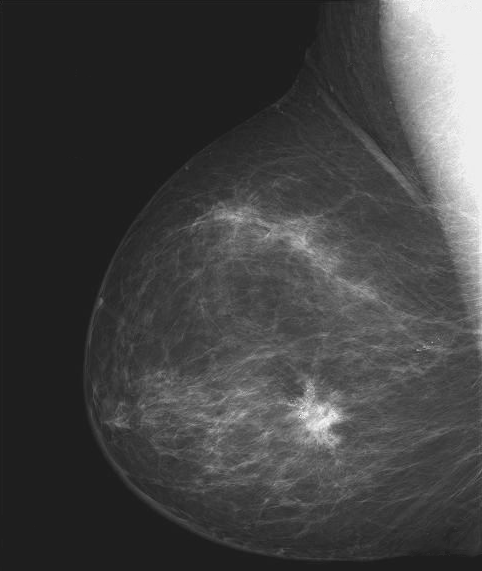
#> input picture images/breastXray.tif, 482 x 571 px
$ jupyter execute --allow-errors Pruebas.ipynb
#> lines starting #> are read from the running program, lines starting #| are printed output that depends on the picture; after the words box and inside, x2 and y2 are one past the last pixel; in counts of white or black regions, pixels touching at a corner belong together; long printed decimals are rounded
[cell 1]
from PIL import Image
import numpy as np
import matplotlib.pyplot as plt
import matplotlib

from skimage import data, util, exposure, color

[cell 2]
file = 'images/breastXray.tif'
img  = Image.open(file)
#> img is the input picture: PIL image 482x571 L; min 21, max 255, mean 66.7
img_np = np.array(img)

#> (the rest of this cell did not finish here and is left out)

[cell 3]
file = 'images/breastXray.tif'
#> file = 'images/breastXray.tif'

img  = Image.open(file)

exposure.is_low_contrast(img,  fraction_threshold=0.2)
#> Out = False

[cell 4]
file = 'images/breastXray.tif'

img  = Image.open(file)
img_np = np.array(img)
img_inv = util.invert(img_np)
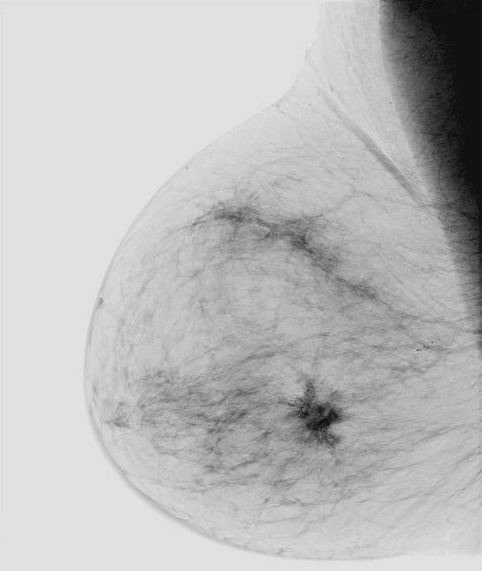
#> img_inv: shape (571, 482); min 0, max 234, mean 188.3
print('Tipo de datos: ', img_np.dtype)
#| Tipo de datos:  uint8
print('Tamaño de imagen (filas, columnas): ', img_np.shape)
#| Tamaño de imagen (filas, columnas):  (571, 482)
print('Númro de píxels: ', img_np.size)
#| Númro de píxels:  275222
print('Imagen: \nValor mínimo: ', img_np.min(), '\tValor máximo: ', img_np.max())
#| Imagen:
#| Valor mínimo:  21 	Valor máximo:  255
print('Imagen inversa: \nValor mínimo: ', img_inv.min(), '\tValor máximo: ', img_inv.max())
#| Imagen inversa:
#| Valor mínimo:  0 	Valor máximo:  234

img_hist, bins = exposure.histogram(img_np, normalize=True)
#> img_hist = 235 values, max 0.341 at index 9, min 0 at index 1, mean 0.00426; bins = 235 values from 21 to 255
img_inv_hist, bins = exposure.histogram(img_inv, normalize=True)
#> img_inv_hist = 235 values, max 0.341 at index 225, min 0 at index 1, mean 0.00426; bins = 235 values from 0 to 234

plt.figure(figsize=(8, 8))

plt.subplot(221)
plt.imshow(img_np, cmap='gray')

plt.subplot(222)
plt.plot(bins, img_hist)
plt.axis([0,255, 0, 1.01*img_hist.max()])
plt.title('Histograma')
plt.xlabel('Valor (intensidad)')
plt.ylabel('Frecuencias relativas')
plt.grid()

plt.subplot(223)
plt.imshow(img_inv, cmap='gray')

plt.subplot(224)
plt.plot(bins, img_inv_hist)
plt.axis([0,255, 0, 1.01*img_hist.max()])
plt.title('Histograma')
plt.xlabel('Valor (intensidad)')
plt.ylabel('Frecuencias relativas')
plt.grid()

plt.tight_layout()
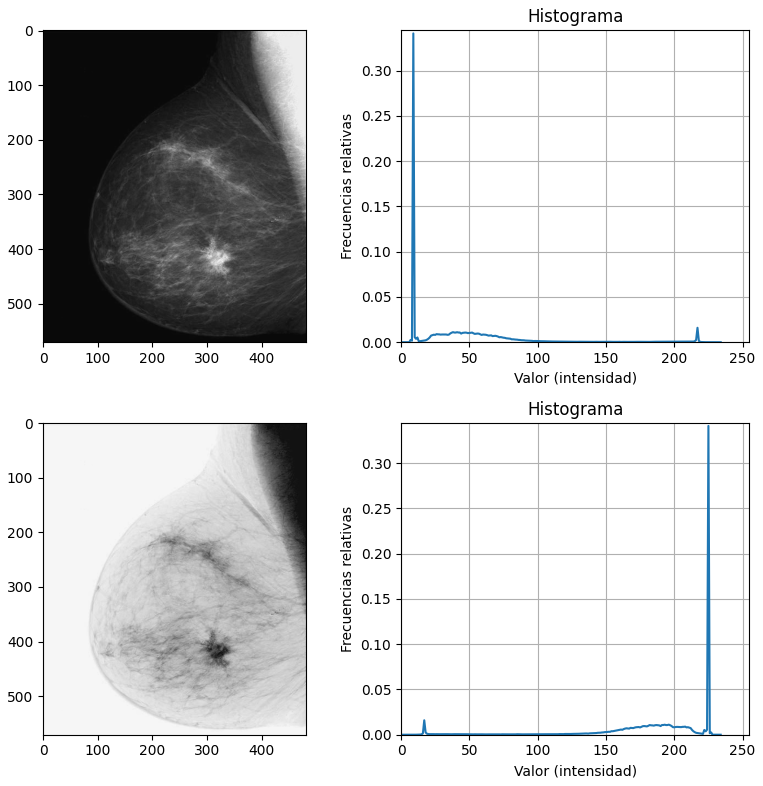
#> figure drawn by matplotlib, 4 panels; panel 2: curve peaks at x = 9, y = 0.341; panel 4: curve peaks at x = 225, y = 0.341

[cell 5]
def transformacionInvertida (file):
#> called with file = 'images/breastXray.tif'
    img  = Image.open(file)
    img_np = np.array(img)
    img_inv = util.invert(img_np)
    print('Tipo de datos: ', img_np.dtype)
#| Tipo de datos:  uint8
    print('Tamaño de imagen (filas, columnas): ', img_np.shape)
#| Tamaño de imagen (filas, columnas):  (571, 482)
    print('Númro de píxels: ', img_np.size)
#| Númro de píxels:  275222
    print('Imagen: \nValor mínimo: ', img_np.min(), '\tValor máximo: ', img_np.max())
#| Imagen:
#| Valor mínimo:  21 	Valor máximo:  255
    print('Imagen inversa: \nValor mínimo: ', img_inv.min(), '\tValor máximo: ', img_inv.max())
#| Imagen inversa:
#| Valor mínimo:  0 	Valor máximo:  234

    img_hist, bins = exposure.histogram(img_np, normalize=True)
#> bins = 235 values from 21 to 255
    img_inv_hist, bins = exposure.histogram(img_inv, normalize=True)
#> bins = 235 values from 0 to 234

    plt.figure(figsize=(8, 8))

    plt.subplot(221)
    plt.imshow(img_np, cmap='gray')

    plt.subplot(222)
    plt.plot(bins, img_hist)
    plt.axis([0,255, 0, 1.01*img_hist.max()])
    plt.title('Histograma')
    plt.xlabel('Valor (intensidad)')
    plt.ylabel('Frecuencias relativas')
    plt.grid()

    plt.subplot(223)
    plt.imshow(img_inv, cmap='gray')

    plt.subplot(224)
    plt.plot(bins, img_inv_hist)
    plt.axis([0,255, 0, 1.01*img_hist.max()])
    plt.title('Histograma')
    plt.xlabel('Valor (intensidad)')
    plt.ylabel('Frecuencias relativas')
    plt.grid()

    plt.tight_layout()

[cell 6]
transformacionInvertida('images/breastXray.tif')

[cell 7]
img  = Image.open('images/washed_pollen.tif')
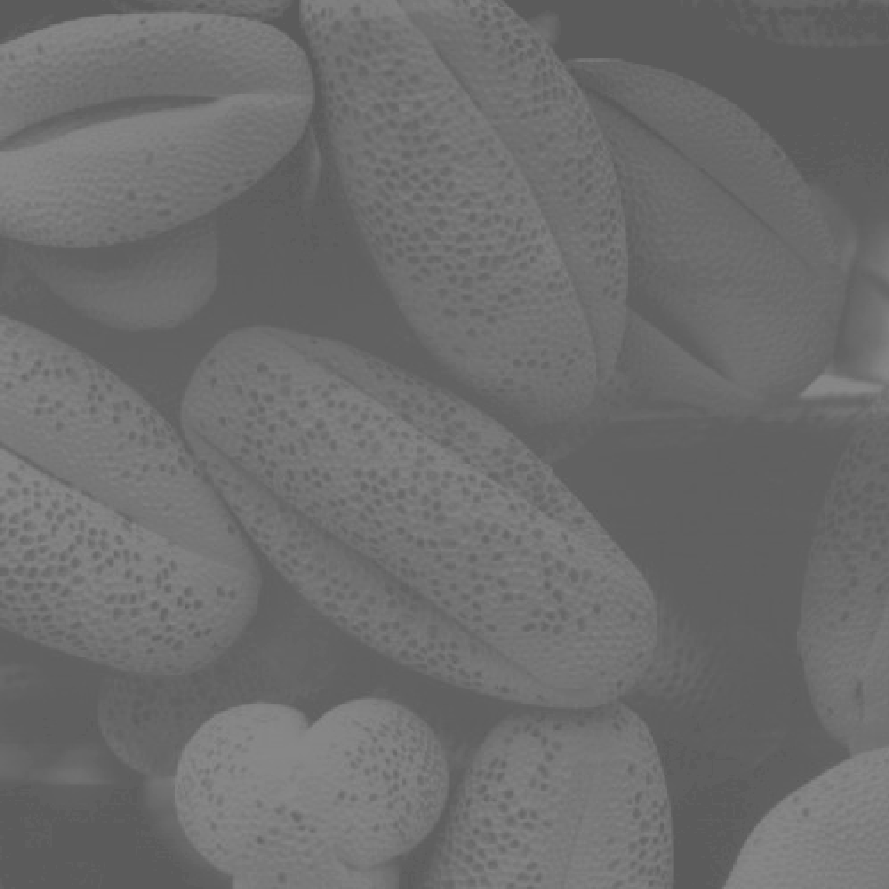
#> input picture images/washed_pollen.tif, 889 x 889 px
#> img is the input picture: PIL image 889x889 L; min 91, max 138, mean 109.1
img_np = np.array(img)

print('Tipo de datos: ', img_np.dtype)
#| Tipo de datos:  uint8
print('Tamaño de imagen (filas, columnas): ', img_np.shape)
#| Tamaño de imagen (filas, columnas):  (889, 889)
print('Número de píxels: ', img_np.size)
#| Número de píxels:  790321
print('Imagen: \nValor mínimo: ', img_np.min(), '\tValor máximo: ', img_np.max())
#| Imagen:
#| Valor mínimo:  91 	Valor máximo:  138
print('Valor mediano: ', img_np.mean())
#| Valor mediano:  109.087

img_hist, bins = exposure.histogram(img_np, normalize=True)
#> img_hist = 48 values, max 0.0762 at index 5, min 0 at index 1, mean 0.0208; bins = 48 values from 91 to 138

plt.figure(figsize=(8, 8))

plt.subplot(221)
plt.imshow(img, cmap='gray')

plt.subplot(222)
plt.plot(bins, img_hist)
plt.axis([0,255, 0, 1.01*img_hist.max()])
plt.title('Histograma')
plt.xlabel('Valor (intensidad)')
plt.ylabel('Frecuencias relativas')
plt.grid()

plt.tight_layout()
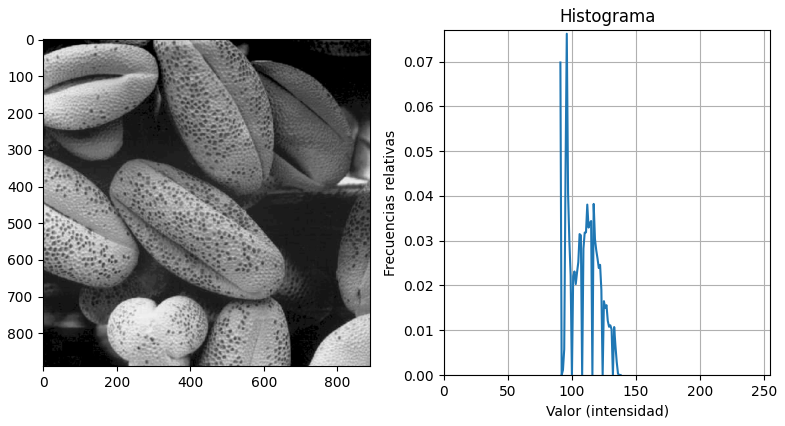
#> figure drawn by matplotlib, 2 panels; panel 2: curve peaks at x = 96, y = 0.0762

[cell 8]
th_0, th_1 = 80, 130

mask = np.logical_and(img_np > th_0, img_np < th_1)
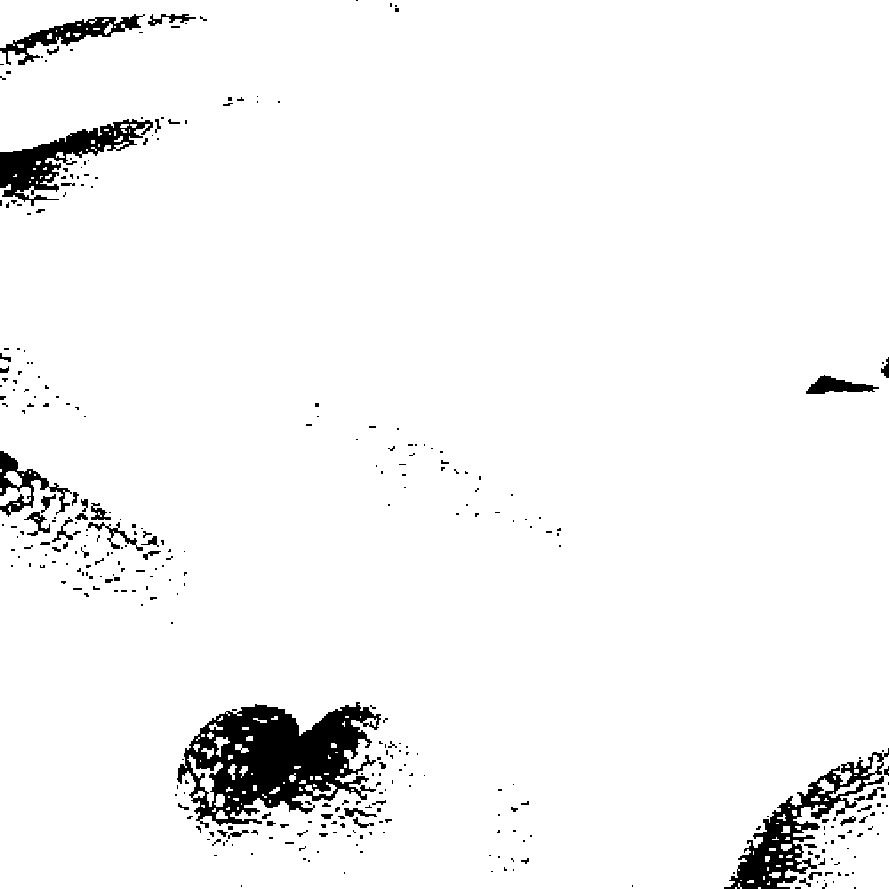
#> mask: shape (889, 889) bool; 95.8% white; 355 black regions (283 under 20 px), largest, box (x1, y1, x2, y2) and area: (177, 702, 381, 828) 13712, (724, 748, 889, 889) 5411, (0, 119, 153, 206) 4203

img_seg = img_np*mask

plt.figure(figsize=(8, 8))

plt.subplot(221)
plt.imshow(mask, cmap='gray')

plt.subplot(222)
plt.imshow(img_seg, cmap='gray')

[cell 9]
img  = Image.open('images/skeleton.tif')
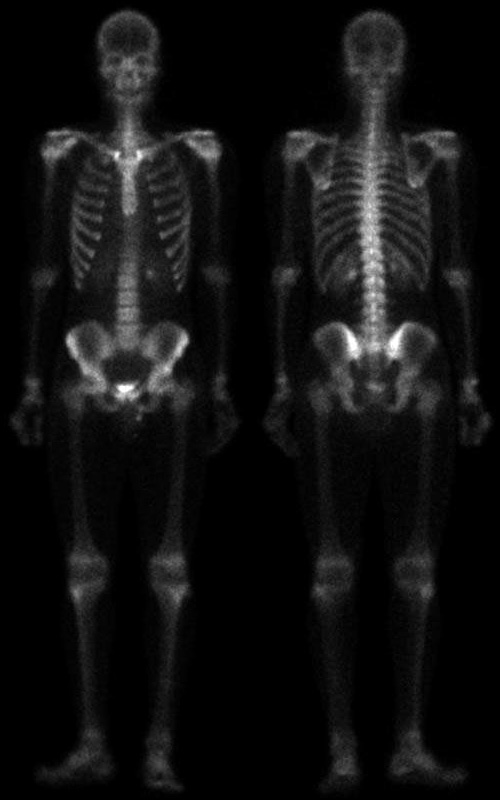
#> input picture images/skeleton.tif, 500 x 800 px
#> img is the input picture: PIL image 500x800 L; min 0, max 255, mean 17.2
img_np = np.array(img, dtype = 'uint8') #Lo convertimos a numPy y mantenemos 8 bits por pixel de enteros, si fueramos a trabajar con cálculos pasaríamos a flotante.
type(img_np) #Aquí ya vemos que es una imagen numpy


print('Tipo de datos: ', img_np.dtype)
#| Tipo de datos:  uint8
print('Tamaño de imagen (filas, columnas): ', img_np.shape)
#| Tamaño de imagen (filas, columnas):  (800, 500)
print('Número de píxels: ', img_np.size)
#| Número de píxels:  400000
print('Imagen: \nValor mínimo: ', img_np.min(), '\tValor máximo: ', img_np.max())
#| Imagen:
#| Valor mínimo:  0 	Valor máximo:  255
print('Valor mediano: ', img_np.mean())
#| Valor mediano:  17.221

img_hist, bins = exposure.histogram(img_np, normalize=True)
#> img_hist = 256 values, max 0.412 at index 0, min 2.5e-06 at index 232, mean 0.00391; bins = 256 values from 0 to 255

plt.figure(figsize=(8, 8))

plt.subplot(221)
plt.imshow(img, cmap='gray')

plt.subplot(222)
plt.plot(bins, img_hist)
plt.axis([0,255, 0, 1.01*img_hist.max()])
plt.title('Histograma')
plt.xlabel('Valor (intensidad)')
plt.ylabel('Frecuencias relativas')
plt.grid()

plt.tight_layout()
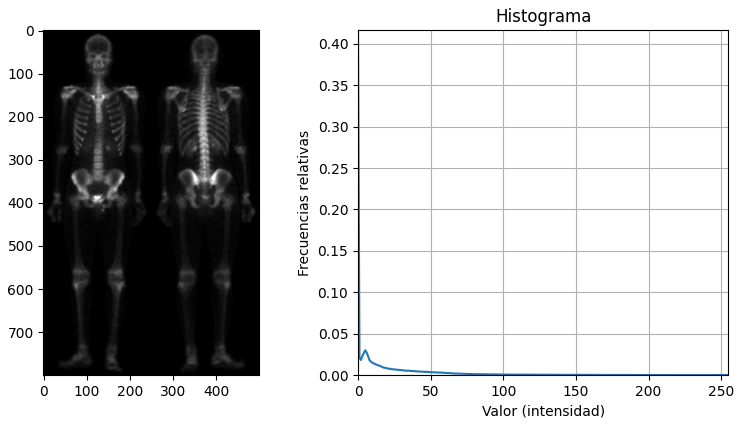
#> figure drawn by matplotlib, 2 panels; panel 2: curve peaks at x = 0, y = 0.412

[cell 10]
th_0, th_1 = 10, 50

mask = np.logical_and(img_np > th_0, img_np < th_1)
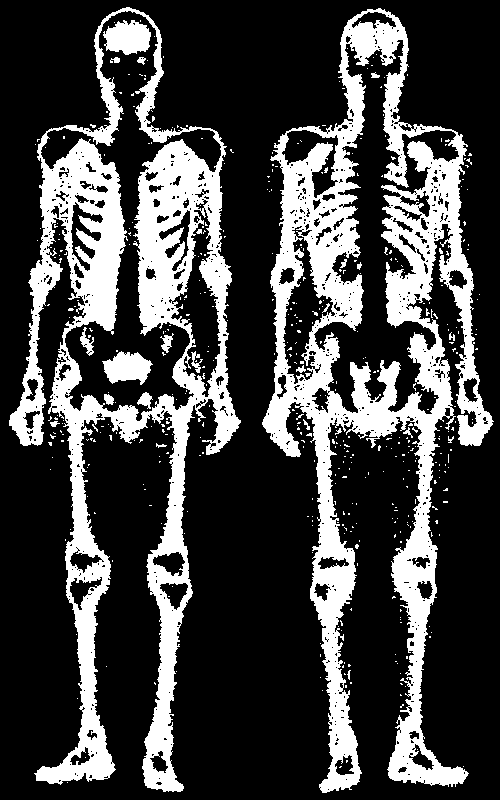
#> mask: shape (800, 500) bool; 26.1% white; 462 white regions (437 under 20 px), largest, box (x1, y1, x2, y2) and area: (262, 8, 494, 793) 52121, (9, 7, 241, 792) 47217, (103, 20, 151, 55) 1218

img_seg = img_np*mask
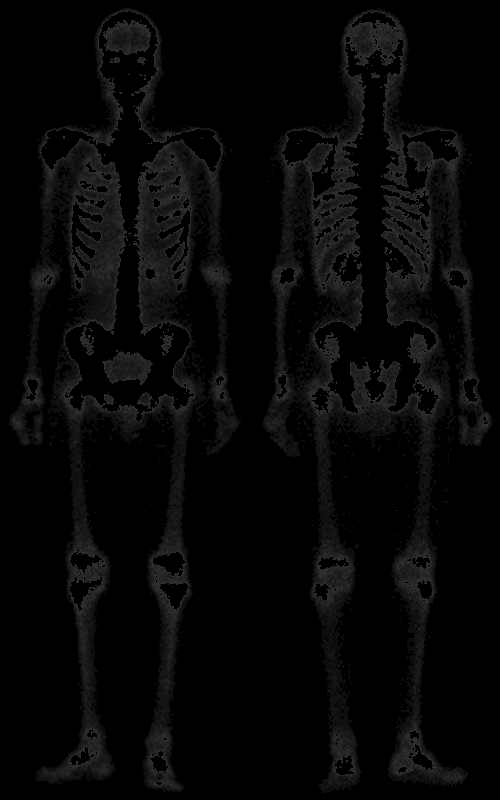
#> img_seg: shape (800, 500); min 0, max 49, mean 6.7

plt.figure(figsize=(8, 8))

plt.subplot(221)
plt.imshow(mask, cmap='gray')
